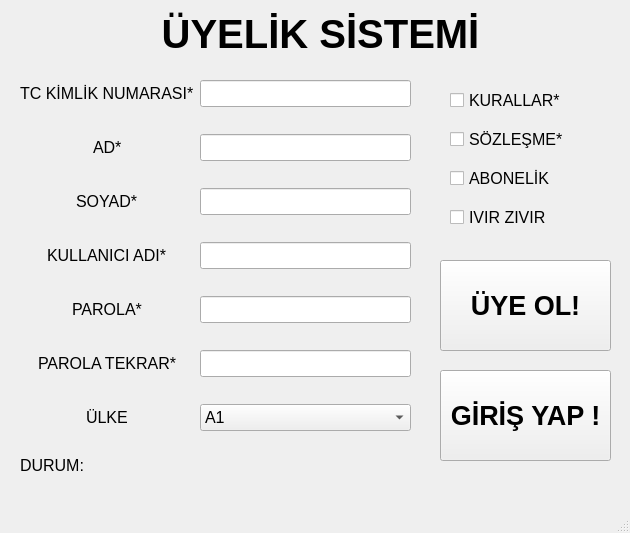
<?xml version="1.0" encoding="UTF-8"?>
<ui version="4.0">
 <class>MainWindow</class>
 <widget class="QMainWindow" name="MainWindow">
  <property name="geometry">
   <rect>
    <x>0</x>
    <y>0</y>
    <width>630</width>
    <height>533</height>
   </rect>
  </property>
  <property name="windowTitle">
   <string>MainWindow</string>
  </property>
  <widget class="QWidget" name="centralwidget">
   <widget class="QWidget" name="formLayoutWidget">
    <property name="geometry">
     <rect>
      <x>20</x>
      <y>80</y>
      <width>391</width>
      <height>351</height>
     </rect>
    </property>
    <layout class="QFormLayout" name="formLayout">
     <property name="rowWrapPolicy">
      <enum>QFormLayout::DontWrapRows</enum>
     </property>
     <property name="labelAlignment">
      <set>Qt::AlignCenter</set>
     </property>
     <item row="0" column="0">
      <widget class="QLabel" name="tc_label">
       <property name="font">
        <font>
         <family>Arial</family>
         <pointsize>12</pointsize>
        </font>
       </property>
       <property name="text">
        <string>TC KİMLİK NUMARASI*</string>
       </property>
      </widget>
     </item>
     <item row="0" column="1">
      <widget class="QLineEdit" name="tc_text">
       <property name="font">
        <font>
         <pointsize>12</pointsize>
        </font>
       </property>
      </widget>
     </item>
     <item row="1" column="1">
      <spacer name="verticalSpacer">
       <property name="orientation">
        <enum>Qt::Vertical</enum>
       </property>
       <property name="sizeHint" stdset="0">
        <size>
         <width>20</width>
         <height>40</height>
        </size>
       </property>
      </spacer>
     </item>
     <item row="2" column="0">
      <widget class="QLabel" name="ad_label">
       <property name="font">
        <font>
         <family>Arial</family>
         <pointsize>12</pointsize>
        </font>
       </property>
       <property name="text">
        <string>AD*</string>
       </property>
      </widget>
     </item>
     <item row="2" column="1">
      <widget class="QLineEdit" name="ad_text">
       <property name="font">
        <font>
         <pointsize>12</pointsize>
        </font>
       </property>
      </widget>
     </item>
     <item row="3" column="1">
      <spacer name="verticalSpacer_2">
       <property name="orientation">
        <enum>Qt::Vertical</enum>
       </property>
       <property name="sizeHint" stdset="0">
        <size>
         <width>20</width>
         <height>40</height>
        </size>
       </property>
      </spacer>
     </item>
     <item row="4" column="0">
      <widget class="QLabel" name="soyad_label">
       <property name="font">
        <font>
         <family>Arial</family>
         <pointsize>12</pointsize>
        </font>
       </property>
       <property name="text">
        <string>SOYAD*</string>
       </property>
      </widget>
     </item>
     <item row="4" column="1">
      <widget class="QLineEdit" name="soyad_text">
       <property name="font">
        <font>
         <pointsize>12</pointsize>
        </font>
       </property>
      </widget>
     </item>
     <item row="5" column="1">
      <spacer name="verticalSpacer_3">
       <property name="orientation">
        <enum>Qt::Vertical</enum>
       </property>
       <property name="sizeHint" stdset="0">
        <size>
         <width>20</width>
         <height>40</height>
        </size>
       </property>
      </spacer>
     </item>
     <item row="6" column="0">
      <widget class="QLabel" name="kullanici_label">
       <property name="font">
        <font>
         <family>Arial</family>
         <pointsize>12</pointsize>
        </font>
       </property>
       <property name="text">
        <string>KULLANICI ADI*</string>
       </property>
      </widget>
     </item>
     <item row="6" column="1">
      <widget class="QLineEdit" name="kullanici_text">
       <property name="font">
        <font>
         <pointsize>12</pointsize>
        </font>
       </property>
      </widget>
     </item>
     <item row="7" column="1">
      <spacer name="verticalSpacer_4">
       <property name="orientation">
        <enum>Qt::Vertical</enum>
       </property>
       <property name="sizeHint" stdset="0">
        <size>
         <width>20</width>
         <height>40</height>
        </size>
       </property>
      </spacer>
     </item>
     <item row="8" column="0">
      <widget class="QLabel" name="parola_label">
       <property name="font">
        <font>
         <family>Arial</family>
         <pointsize>12</pointsize>
        </font>
       </property>
       <property name="text">
        <string>PAROLA*</string>
       </property>
      </widget>
     </item>
     <item row="8" column="1">
      <widget class="QLineEdit" name="parola_text">
       <property name="font">
        <font>
         <pointsize>12</pointsize>
        </font>
       </property>
      </widget>
     </item>
     <item row="9" column="1">
      <spacer name="verticalSpacer_5">
       <property name="orientation">
        <enum>Qt::Vertical</enum>
       </property>
       <property name="sizeHint" stdset="0">
        <size>
         <width>20</width>
         <height>40</height>
        </size>
       </property>
      </spacer>
     </item>
     <item row="10" column="0">
      <widget class="QLabel" name="parolatekrar_label">
       <property name="font">
        <font>
         <family>Arial</family>
         <pointsize>12</pointsize>
        </font>
       </property>
       <property name="text">
        <string>PAROLA TEKRAR*</string>
       </property>
      </widget>
     </item>
     <item row="10" column="1">
      <widget class="QLineEdit" name="parolatekrar_text">
       <property name="font">
        <font>
         <pointsize>12</pointsize>
        </font>
       </property>
      </widget>
     </item>
     <item row="11" column="1">
      <spacer name="verticalSpacer_6">
       <property name="orientation">
        <enum>Qt::Vertical</enum>
       </property>
       <property name="sizeHint" stdset="0">
        <size>
         <width>20</width>
         <height>40</height>
        </size>
       </property>
      </spacer>
     </item>
     <item row="12" column="0">
      <widget class="QLabel" name="ulke_label">
       <property name="font">
        <font>
         <family>Arial</family>
         <pointsize>12</pointsize>
        </font>
       </property>
       <property name="text">
        <string>ÜLKE</string>
       </property>
      </widget>
     </item>
     <item row="12" column="1">
      <widget class="QComboBox" name="ulkesec">
       <property name="font">
        <font>
         <family>Arial</family>
         <pointsize>12</pointsize>
        </font>
       </property>
       <item>
        <property name="text">
         <string>A1</string>
        </property>
       </item>
       <item>
        <property name="text">
         <string>A2</string>
        </property>
       </item>
       <item>
        <property name="text">
         <string>A3</string>
        </property>
       </item>
      </widget>
     </item>
    </layout>
   </widget>
   <widget class="QWidget" name="verticalLayoutWidget">
    <property name="geometry">
     <rect>
      <x>450</x>
      <y>80</y>
      <width>131</width>
      <height>161</height>
     </rect>
    </property>
    <layout class="QVBoxLayout" name="verticalLayout">
     <item>
      <widget class="QCheckBox" name="kurallar">
       <property name="font">
        <font>
         <family>Arial</family>
         <pointsize>12</pointsize>
        </font>
       </property>
       <property name="text">
        <string>KURALLAR*</string>
       </property>
      </widget>
     </item>
     <item>
      <widget class="QCheckBox" name="sozlesme">
       <property name="font">
        <font>
         <family>Arial</family>
         <pointsize>12</pointsize>
        </font>
       </property>
       <property name="text">
        <string>SÖZLEŞME*</string>
       </property>
      </widget>
     </item>
     <item>
      <widget class="QCheckBox" name="abonelik">
       <property name="font">
        <font>
         <family>Arial</family>
         <pointsize>12</pointsize>
        </font>
       </property>
       <property name="text">
        <string>ABONELİK</string>
       </property>
      </widget>
     </item>
     <item>
      <widget class="QCheckBox" name="ivirzivir">
       <property name="font">
        <font>
         <family>Arial</family>
         <pointsize>12</pointsize>
        </font>
       </property>
       <property name="text">
        <string>IVIR ZIVIR</string>
       </property>
      </widget>
     </item>
    </layout>
   </widget>
   <widget class="QPushButton" name="uyeol_buton">
    <property name="geometry">
     <rect>
      <x>440</x>
      <y>260</y>
      <width>171</width>
      <height>91</height>
     </rect>
    </property>
    <property name="font">
     <font>
      <family>Arial</family>
      <pointsize>20</pointsize>
      <weight>75</weight>
      <italic>false</italic>
      <bold>true</bold>
     </font>
    </property>
    <property name="text">
     <string>ÜYE OL!</string>
    </property>
   </widget>
   <widget class="QLabel" name="durum_label">
    <property name="geometry">
     <rect>
      <x>20</x>
      <y>450</y>
      <width>591</width>
      <height>31</height>
     </rect>
    </property>
    <property name="font">
     <font>
      <family>Arial</family>
      <pointsize>12</pointsize>
     </font>
    </property>
    <property name="text">
     <string>DURUM:</string>
    </property>
   </widget>
   <widget class="QLabel" name="uyeliksistemi_label">
    <property name="geometry">
     <rect>
      <x>0</x>
      <y>10</y>
      <width>641</width>
      <height>48</height>
     </rect>
    </property>
    <property name="sizePolicy">
     <sizepolicy hsizetype="Fixed" vsizetype="Preferred">
      <horstretch>0</horstretch>
      <verstretch>0</verstretch>
     </sizepolicy>
    </property>
    <property name="font">
     <font>
      <pointsize>30</pointsize>
      <weight>75</weight>
      <bold>true</bold>
     </font>
    </property>
    <property name="text">
     <string>ÜYELİK SİSTEMİ</string>
    </property>
    <property name="alignment">
     <set>Qt::AlignCenter</set>
    </property>
   </widget>
   <widget class="QPushButton" name="girisyap_buton">
    <property name="geometry">
     <rect>
      <x>440</x>
      <y>370</y>
      <width>171</width>
      <height>91</height>
     </rect>
    </property>
    <property name="font">
     <font>
      <family>Arial</family>
      <pointsize>20</pointsize>
      <weight>75</weight>
      <italic>false</italic>
      <bold>true</bold>
     </font>
    </property>
    <property name="text">
     <string>GİRİŞ YAP !</string>
    </property>
   </widget>
  </widget>
  <widget class="QMenuBar" name="menubar">
   <property name="geometry">
    <rect>
     <x>0</x>
     <y>0</y>
     <width>630</width>
     <height>21</height>
    </rect>
   </property>
  </widget>
  <widget class="QStatusBar" name="statusbar"/>
 </widget>
 <resources/>
 <connections/>
</ui>
